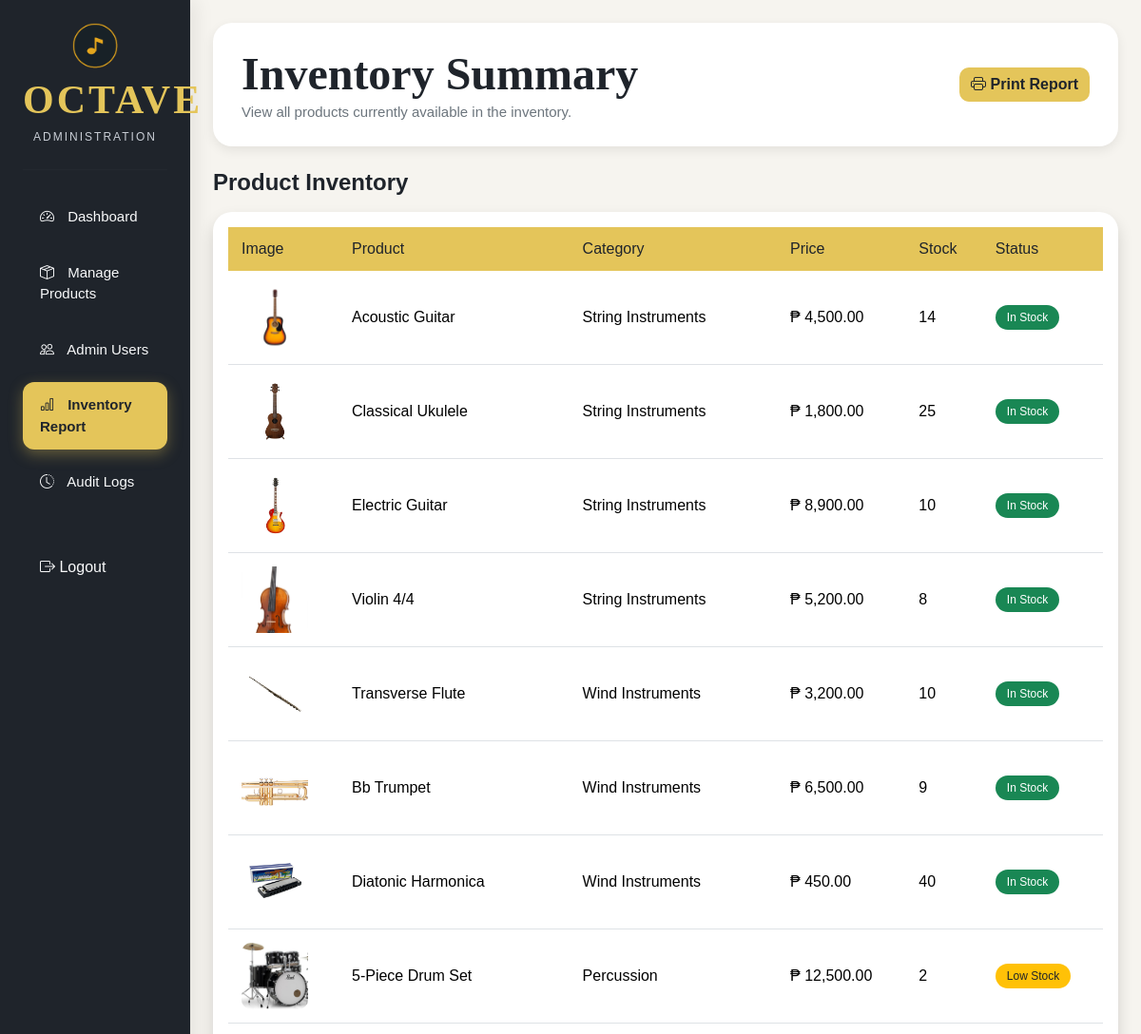
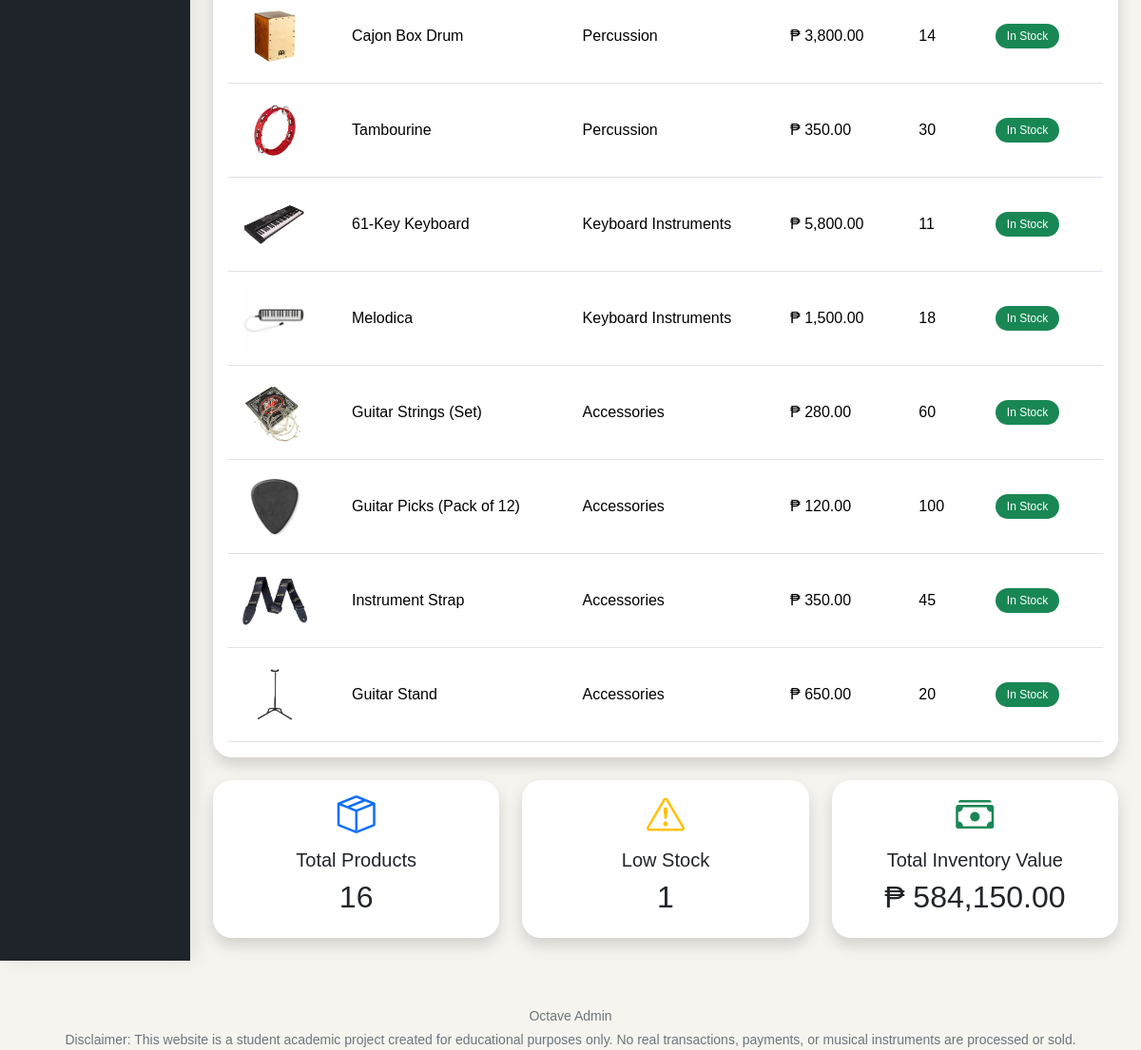
The app's page /MyAdmin/admin/inventory_reports.php (signed in) with its own data (2 pictures, top to bottom).
### tables this page shows
CREATE TABLE `products` (
  `product_id` int(11) NOT NULL,
  `category_id` int(11) NOT NULL,
  `product_name` varchar(100) NOT NULL,
  `description` text NOT NULL,
  `price` decimal(10,2) NOT NULL,
  `stock` int(11) NOT NULL,
  `image` varchar(255) NOT NULL,
  `is_featured` tinyint(1) NOT NULL DEFAULT 0
);

CREATE TABLE `categories` (
  `category_id` int(11) NOT NULL,
  `category_name` varchar(50) NOT NULL
);

### MyAdmin/admin/inventory_reports.php (the view, shortened to what this page needs)
<?php
include("../includes/db_connection.php");
include("../includes/header.php");
?>
<div class="container-fluid">
    <div class="row">
        <?php include("../includes/sidebar.php"); ?>
        <div class="col-lg-10 p-4">
            <div class="topbar d-flex justify-content-between align-items-center">
                <div>
                    <h2 class="fw-bold">
                        Inventory Summary
                    </h2>
                    <small>
                        View all products currently available in the inventory.
                    </small>
                </div>
                <button
                    class="btn btn-success"
                    onclick="window.print()">
                    <i class="bi bi-printer"></i>
                    Print Report
                </button>
            </div>
            <h4 class="fw-bold mt-4 mb-3">
                Product Inventory
            </h4>
            <div class="card shadow">
                <div class="card-body">
                    <table class="table table-hover align-middle">
                        <thead class="table-light">
                            <tr>
                                <th>Image</th>
                                <th>Product</th>
                                <th>Category</th>
                                <th>Price</th>
                                <th>Stock</th>
                                <th>Status</th>
                            </tr>
                        </thead>
                        <tbody>
                        <?php
                        $sql = "SELECT products.*, categories.category_name
                                FROM products
                                LEFT JOIN categories
                                ON products.category_id = categories.category_id";
                        $result = mysqli_query($conn,$sql);
                        if(mysqli_num_rows($result) > 0){
                            while($row = mysqli_fetch_assoc($result)){
                        ?>
                            <tr>
                                <td>
                                    <img
                                        src="../../assets/images/<?php echo $row['image']; ?>"
                                        width="70"
                                        height="70"
                                        style="object-fit:cover;border-radius:10px;">
                                </td>
                                <td>
                                    <?php echo $row['product_name']; ?>
                                </td>
                                <td>
                                    <?php echo $row['category_name']; ?>
                                </td>
                                <td>
                                    ₱ <?php echo number_format($row['price'],2); ?>
                                </td>
                                <td>
                                    <?php echo $row['stock']; ?>
                                </td>
                                <td>
                                    <?php
                                    if($row['stock'] <= 0){
                                        echo "<span class='badge bg-danger'>Out of Stock</span>";
                                    }
                                    elseif($row['stock'] <= 5){
                                        echo "<span class='badge bg-warning text-dark'>Low Stock</span>";
                                    }
                                    else{
                                        echo "<span class='badge bg-success'>In Stock</span>";
                                    }
                                    ?>
                                </td>
                            </tr>
                        <?php
                            }
                        }
                        ?>
                        </tbody>
                    </table>
                </div>
            </div>
            <?php
            $total_products = mysqli_fetch_assoc(
                mysqli_query($conn,
                "SELECT COUNT(*) AS total FROM products")
            );
            $low_stock = mysqli_fetch_assoc(
                mysqli_query($conn,
                "SELECT COUNT(*) AS total FROM products WHERE stock <= 5")
            );
            $total_value = mysqli_fetch_assoc(
                mysqli_query($conn,
                "SELECT SUM(price * stock) AS total FROM products")
            );
            ?>
            <div class="row mt-4">
                <div class="col-md-4">
                    <div class="card shadow">
                        <div class="card-body text-center">
                            <i class="bi bi-box-seam fs-1 text-primary"></i>
                            <h5 class="mt-3">
                                Total Products
                            </h5>
                            <h2>
                                <?php echo $total_products['total']; ?>
                            </h2>
                        </div>
                    </div>
                </div>
                <div class="col-md-4">
                    <div class="card shadow">
                        <div class="card-body text-center">
                            <i class="bi bi-exclamation-triangle fs-1 text-warning"></i>
                            <h5 class="mt-3">
                                Low Stock
                            </h5>
                            <h2>
                                <?php echo $low_stock['total']; ?>
                            </h2>
                        </div>
                    </div>
                </div>
                <div class="col-md-4">
                    <div class="card shadow">
                        <div class="card-body text-center">
                            <i class="bi bi-cash-stack fs-1 text-success"></i>
                            <h5 class="mt-3">
                                Total Inventory Value
                            </h5>
                            <h2>
                                ₱ <?php echo number_format($total_value['total'],2); ?>
                            </h2>
                        </div>
                    </div>
                </div>
            </div>
        </div>
    </div>
</div>
<?php include("../includes/footer.php"); ?>

### MyAdmin/css/admin.css (style rules this page uses)
body { background: #f6f4ef; font-family: 'Poppins', sans-serif; color: #1f242b; }
.topbar { background: #fff; padding: 25px 30px; border-radius: 20px; box-shadow: 0 4px 12px rgba(0,0,0,.08); }
.topbar h2 { font-family: 'Cormorant Garamond', serif; font-size: 48px; color: #1f242b; margin-bottom: 0; }
.topbar small { color: #6c757d; font-size: 15px; }
.card { border: none; border-radius: 20px; box-shadow: 0 4px 12px rgba(0,0,0,.08); }
.table { margin-bottom: 0; }
.table thead th { background: #E4C55A; color: #1f242b; border: none; padding: 14px; font-weight: 500; }
.table tbody td { vertical-align: middle; padding: 14px; }
.btn-primary, .btn-success { background: #E4C55A; border: none; color: #1f242b; font-weight: 600; border-radius: 10px; }
.badge { padding: 7px 12px; border-radius: 20px; font-weight: 500; }

### records on screen
products: image (picture), product_name "Acoustic Guitar", category.category_name "String Instruments", price "4,500.00", stock "14", shows "In Stock"
products: image (picture), product_name "Classical Ukulele", category.category_name "String Instruments", price "1,800.00", stock "25", shows "In Stock"
products: image (picture), product_name "Electric Guitar", category.category_name "String Instruments", price "8,900.00", stock "10", shows "In Stock"
products: image (picture), product_name "Violin 4/4", category.category_name "String Instruments", price "5,200.00", stock "8", shows "In Stock"
products: image (picture), product_name "Transverse Flute", category.category_name "Wind Instruments", price "3,200.00", stock "10", shows "In Stock"
products: image (picture), product_name "Bb Trumpet", category.category_name "Wind Instruments", price "6,500.00", stock "9", shows "In Stock"
products: image (picture), product_name "Diatonic Harmonica", category.category_name "Wind Instruments", price "450.00", stock "40", shows "In Stock"
products: image (picture), product_name "5-Piece Drum Set", category.category_name "Percussion", price "12,500.00", stock "2", shows "Low Stock"
products: image (picture), product_name "Cajon Box Drum", category.category_name "Percussion", price "3,800.00", stock "14", shows "In Stock"
products: image (picture), product_name "Tambourine", category.category_name "Percussion", price "350.00", stock "30", shows "In Stock"
products: image (picture), product_name "61-Key Keyboard", category.category_name "Keyboard Instruments", price "5,800.00", stock "11", shows "In Stock"
products: image (picture), product_name "Melodica", category.category_name "Keyboard Instruments", price "1,500.00", stock "18", shows "In Stock"
products: image (picture), product_name "Guitar Strings (Set)", category.category_name "Accessories", price "280.00", stock "60", shows "In Stock"
products: image (picture), product_name "Guitar Picks (Pack of 12)", category.category_name "Accessories", price "120.00", stock "100", shows "In Stock"
products: image (picture), product_name "Instrument Strap", category.category_name "Accessories", price "350.00", stock "45", shows "In Stock"
products: image (picture), product_name "Guitar Stand", category.category_name "Accessories", price "650.00", stock "20", shows "In Stock"

### other values on screen
$total_products['total'] "16"
$low_stock['total'] "1"
$total_value['total'] "584,150.00"
